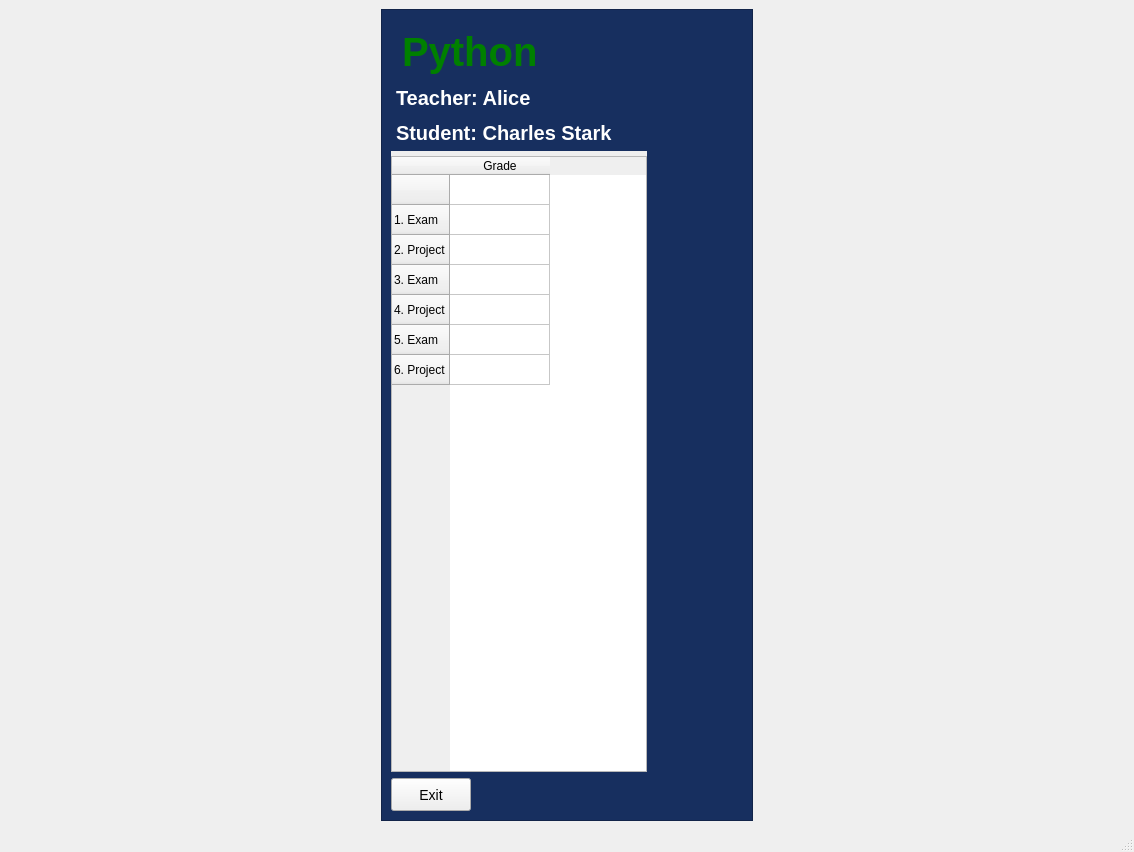
<?xml version="1.0" encoding="UTF-8"?>
<ui version="4.0">
 <class>MainWindow</class>
 <widget class="QMainWindow" name="MainWindow">
  <property name="geometry">
   <rect>
    <x>0</x>
    <y>0</y>
    <width>1134</width>
    <height>852</height>
   </rect>
  </property>
  <property name="windowTitle">
   <string>MainWindow</string>
  </property>
  <property name="styleSheet">
   <string notr="true">#studentframe6{
background-color:#172F5F;
}

#studentcourse6{
font-size:40px;
font-weight:bold;
margin-top:10px;
color:green;
}

#studentteacher6{
font-size:20px;
font-weight:bold;
margin-top:5px;
color:white;
}

#studentname6{
font-size:20px;
font-weight:bold;
margin-top:5px;
color:white;
}

#studenttable6{
font-size:20px;
font-weight:bold;
margin-top:5px;
color:white;
}

#studentexit6{
height:25px;
width:15px;
font-size:14px;
}

#studentexit6:hover{
border:2px solid green;
color:green;
background-color:white;
}</string>
  </property>
  <widget class="QWidget" name="centralwidget">
   <layout class="QGridLayout" name="gridLayout">
    <item row="0" column="0">
     <spacer name="horizontalSpacer">
      <property name="orientation">
       <enum>Qt::Horizontal</enum>
      </property>
      <property name="sizeHint" stdset="0">
       <size>
        <width>40</width>
        <height>20</height>
       </size>
      </property>
     </spacer>
    </item>
    <item row="0" column="2">
     <spacer name="horizontalSpacer_2">
      <property name="orientation">
       <enum>Qt::Horizontal</enum>
      </property>
      <property name="sizeHint" stdset="0">
       <size>
        <width>40</width>
        <height>20</height>
       </size>
      </property>
     </spacer>
    </item>
    <item row="0" column="1">
     <widget class="QFrame" name="studentframe6">
      <property name="frameShape">
       <enum>QFrame::StyledPanel</enum>
      </property>
      <property name="frameShadow">
       <enum>QFrame::Raised</enum>
      </property>
      <layout class="QFormLayout" name="formLayout">
       <item row="3" column="0">
        <widget class="QTableWidget" name="studenttable6">
         <row>
          <property name="text">
           <string/>
          </property>
         </row>
         <row>
          <property name="text">
           <string>1. Exam</string>
          </property>
         </row>
         <row>
          <property name="text">
           <string>2. Project</string>
          </property>
         </row>
         <row>
          <property name="text">
           <string>3. Exam</string>
          </property>
         </row>
         <row>
          <property name="text">
           <string>4. Project</string>
          </property>
         </row>
         <row>
          <property name="text">
           <string>5. Exam</string>
          </property>
         </row>
         <row>
          <property name="text">
           <string>6. Project</string>
          </property>
         </row>
         <column>
          <property name="text">
           <string>Grade</string>
          </property>
         </column>
        </widget>
       </item>
       <item row="4" column="0">
        <widget class="QPushButton" name="studentexit6">
         <property name="text">
          <string>Exit</string>
         </property>
        </widget>
       </item>
       <item row="0" column="0" colspan="2">
        <widget class="QLabel" name="studentcourse6">
         <property name="text">
          <string>Python</string>
         </property>
        </widget>
       </item>
       <item row="1" column="0" colspan="2">
        <widget class="QLabel" name="studentteacher6">
         <property name="text">
          <string>Teacher: Alice</string>
         </property>
        </widget>
       </item>
       <item row="2" column="0" colspan="2">
        <widget class="QLabel" name="studentname6">
         <property name="text">
          <string>Student: Charles Stark</string>
         </property>
        </widget>
       </item>
      </layout>
     </widget>
    </item>
   </layout>
  </widget>
  <widget class="QStatusBar" name="statusbar"/>
 </widget>
 <resources/>
 <connections/>
</ui>
